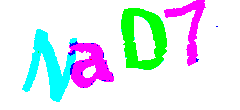
#> input picture repair.png, 240 x 110 px
$ python Division2.py   (older library calls are emulated)
#> lines starting #> are read from the running program, lines starting #| are printed output that depends on the picture; after the words box and inside, x2 and y2 are one past the last pixel; in counts of white or black regions, pixels touching at a corner belong together
#> further down, img is the input picture: shape (110, 240, 3); mean B, G, R 239.7, 235.4, 223.3
# -*- coding: UTF-8 -*-
import os
import matplotlib.pyplot as plt
import cv2
import numpy as np
from scipy.ndimage import label, generate_binary_structure


def sobel(gray,size):
    #ksize是指核的大小,只能取奇数，影响边缘的粗细
    x = cv2.Sobel(gray,cv2.CV_16S,1,0,ksize=size)
    y = cv2.Sobel(gray,cv2.CV_16S,0,1,ksize=size)

    # 转回uint8
    absX = cv2.convertScaleAbs(x)
    absY = cv2.convertScaleAbs(y)

    dst = cv2.addWeighted(absX,0.5,absY,0.5,0)
    return dst

def canny(img):
    #拆分色彩通道
    b, g, r = cv2.split(img)
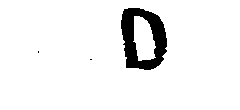
#> b: shape (110, 240); 94% white; 3 black regions (2 under 20 px), largest, box (x1, y1, x2, y2) and area: (121, 8, 167, 70) 1581
#> g: shape (110, 240); 92.3% white; 3 black regions (1 under 20 px), largest, box (x1, y1, x2, y2) and area: (68, 41, 114, 88) 1221, (164, 0, 206, 66) 807
#> r: shape (110, 240); 87.6% white; 19 black regions (16 under 20 px), largest, box (x1, y1, x2, y2) and area: (121, 8, 167, 70) 1610, (22, 29, 76, 102) 1579, (69, 38, 78, 47) 53
    #锐化
    b = cv2.equalizeHist(b)
    g = cv2.equalizeHist(g)
    r = cv2.equalizeHist(r)
    target_b = cv2.Canny(b, 200, 1200)
#> target_b: shape (110, 240); 1.2% white in thin lines or dots, all inside (x1, y1, x2, y2) = (120, 7, 167, 70)
    target_g = cv2.Canny(g, 200, 1200)
#> target_g: shape (110, 240); 1.7% white in thin lines or dots, all inside (x1, y1, x2, y2) = (68, 0, 206, 88)
    target_r = cv2.Canny(r, 200, 1200)
#> target_r: shape (110, 240); 2.5% white in thin lines or dots, all inside (x1, y1, x2, y2) = (22, 7, 199, 102)
    target=cv2.add(target_b,target_g)
    target=cv2.add(target,target_r)
#> target: shape (110, 240); 4.2% white in thin lines or dots, all inside (x1, y1, x2, y2) = (22, 0, 206, 102)
    return target


os.chdir(os.path.dirname(__file__))

#因为真实的图片色彩难以区分低梯度图像的差异，因此用plt显示图片赋予对比明显的颜色
#生成画布
fig=plt.figure()


img = cv2.imdecode(np.fromfile('repair.png', dtype=np.uint8), 1)
#生成子图，将画布分割成1行5列，图像画在从左到右从上到下的第1块
ax1=fig.add_subplot(231)
ax1.imshow(img)
ax1.set_title("origin")

#寻找文本边缘
edge=canny(img)

#确定未知区域
h_structure = cv2.getStructuringElement(cv2.MORPH_RECT,(3,3))
d_edge = cv2.dilate(edge,h_structure,1)
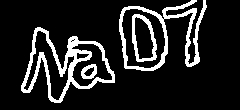
#> d_edge: shape (110, 240); 13.8% white; 4 white regions, box (x1, y1, x2, y2) and area: (21, 27, 115, 103) 1718, (119, 0, 207, 71) 1380, (132, 14, 157, 62) 404, (81, 64, 97, 79) 141


#图片先转成灰度的
gray = cv2.cvtColor(img,cv2.COLOR_BGR2GRAY)

#分水岭算法需要对背景、前景（目标）、未知区域进行标记。
#标记的数据类型必须是int32，否则后面会报错
#确定的背景标记为1
markers=np.ones_like(gray, dtype=np.int32)

#未知区域标记为0（黑色）
markers[np.where(d_edge==255)]=0
ax2=fig.add_subplot(232)
ax2.imshow(markers)
ax2.set_title("background")

#转换二值图
ret,binary=cv2.threshold(gray,240,255,cv2.THRESH_BINARY)
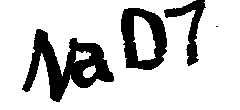
#> binary: shape (110, 240); 80.3% white; 4 black regions (1 under 20 px), largest, box (x1, y1, x2, y2) and area: (22, 29, 114, 102) 2789, (121, 8, 167, 70) 1610, (164, 0, 206, 66) 807
#反色
binary=cv2.bitwise_not(binary)
#> binary: shape (110, 240); 19.7% white; 4 white regions (1 under 20 px)

#去除小的区域
binary,contours,hierarch=cv2.findContours(binary,cv2.RETR_EXTERNAL,cv2.CHAIN_APPROX_NONE)
#> contours = 4 contours, 1 with area under 20; largest, box (x1, y1, x2, y2) and area: (22, 29, 114, 102) 2818, (121, 8, 167, 70) 2258, (164, 0, 206, 66) 702
for i in range(len(contours)):
    area = cv2.contourArea(contours[i])
    #设定阈值
    if area < 20:
        cv2.drawContours(binary,[contours[i]],0,0,-1)
#> this loop made 4 passes
#> area on passes 1, 3, 4: 2817.5, 2257.5, 702.5

#确定前景种子区域
foreground=cv2.subtract(binary,d_edge)
#> foreground: shape (110, 240); 12.5% white; 5 white regions (1 under 20 px), largest, box (x1, y1, x2, y2) and area: (122, 9, 165, 68) 1064, (24, 31, 74, 100) 1018, (72, 44, 112, 86) 764, (166, 0, 203, 64) 444
#label是标签，该函数把图像背景标成0，其他封闭目标用从1开始的整数标记
#stats 是bounding box的信息，N*5的矩阵，行对应每个label，五列分别为[x0, y0, 宽度, 高度, 面积]
#centroids 是每个域的质心坐标
_, labels, stats, centroids = cv2.connectedComponentsWithStats(foreground)
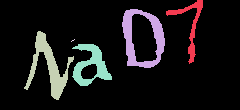
#> labels: shape (110, 240) int32; 6 distinct labels, from 0 to 5; one colour per label, 0 black
#> stats = [[0, 0, 240, 110, 23106], [166, 0, 37, 64, 444], [122, 9, 43, 59, 1064], [24, 31, 50, 69, 1018], [71, 39, 4, 3, 4], [72, 44, 40, 42, 764]]; centroids = [[121.2, 54.99], [189.8, 24.39], [142.1, 37.65], [48.62, 66.45], [72.5, 40], [90.42, 64.87]]
#使背景标记为1
labels=labels+1
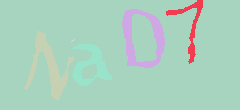
#> labels: shape (110, 240) int32; 6 distinct labels, from 1 to 6; one colour per label, 0 black

ax4=fig.add_subplot(233)
ax4.imshow(labels)
ax4.set_title("foreground")


#确定的前景目标标记为2、3、4......(不同目标标记为不同序号，方面后面进行粘连前景的分割)
markers[np.where(labels!=1)]=labels[np.where(labels!=1)]
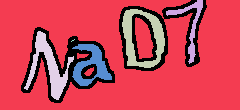
#> markers: shape (110, 240) int32; 7 distinct labels, from 0 to 6; one colour per label, 0 black

ax5=fig.add_subplot(234)
ax5.imshow(markers)
ax5.set_title("markers")


#只接受三通道的图像
#分水岭变换的结果会保存在markers中
cv2.watershed(img,markers)


ax6=fig.add_subplot(235)
ax6.imshow(markers)
ax6.set_title("obj")

plt.show()
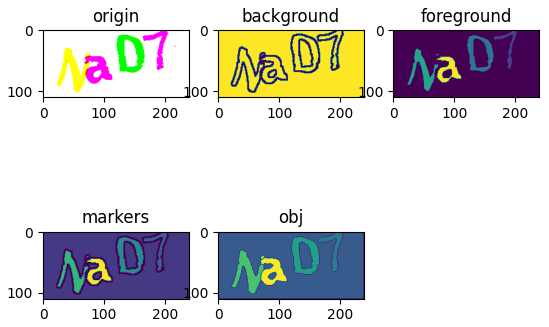
#> figure drawn by matplotlib, 5 panels; B, G, R data is drawn as R, G, B
